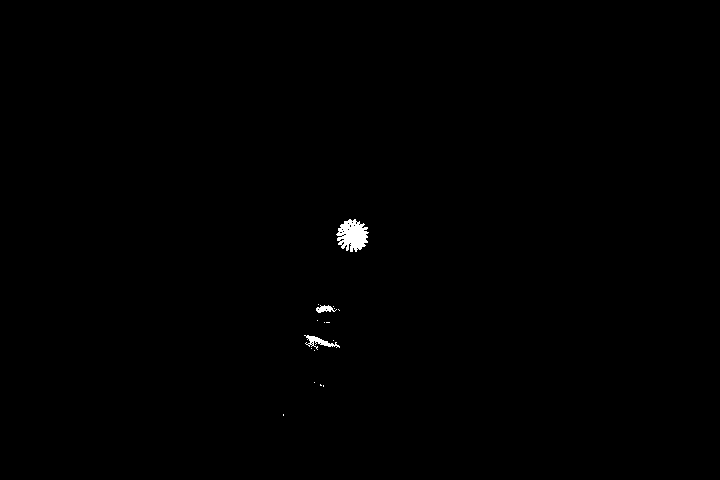
#> input picture Fourier/2021-06-07/regular/fft without overlap/diffSum.png, 720 x 480 px
$ python hoge.py
#> lines starting #> are read from the running program, lines starting #| are printed output that depends on the picture; after the words box and inside, x2 and y2 are one past the last pixel; in counts of white or black regions, pixels touching at a corner belong together
import cv2
import numpy as np

img0 = cv2.imread('./diffSum.png', cv2.IMREAD_GRAYSCALE)
#> img0: shape (480, 720); 0.29% white; 17 white regions (14 under 20 px), largest, box (x1, y1, x2, y2) and area: (336, 219, 369, 252) 715, (304, 335, 340, 350) 181, (316, 305, 337, 313) 93
img1 = cv2.imread('./hanning.png', cv2.IMREAD_GRAYSCALE)
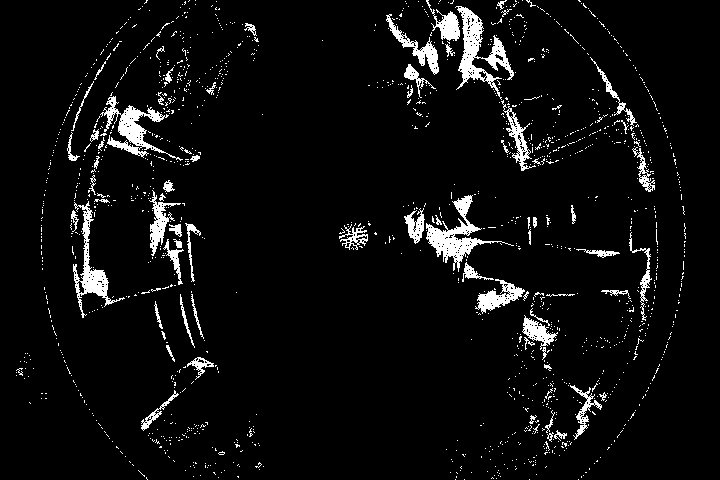
#> input picture Fourier/2021-06-07/regular/fft without overlap/hanning.png, 720 x 480 px
#> img1: shape (480, 720); 5.3% white; 1431 white regions (1359 under 20 px), largest, box (x1, y1, x2, y2) and area: (455, 6, 514, 100) 1713, (426, 195, 514, 272) 1575, (100, 96, 183, 161) 1444
img = np.zeros((480, 720), dtype=np.uint8)

for i in range(480):
  for j in range(720):
    if img0[i][j] == 255 and img1[i][j] == 255:
      img[i][j] = 255
    else:
      img[i][j] = 0
img = cv2.medianBlur(img, ksize=7)
cv2.imwrite('sample.png', img)
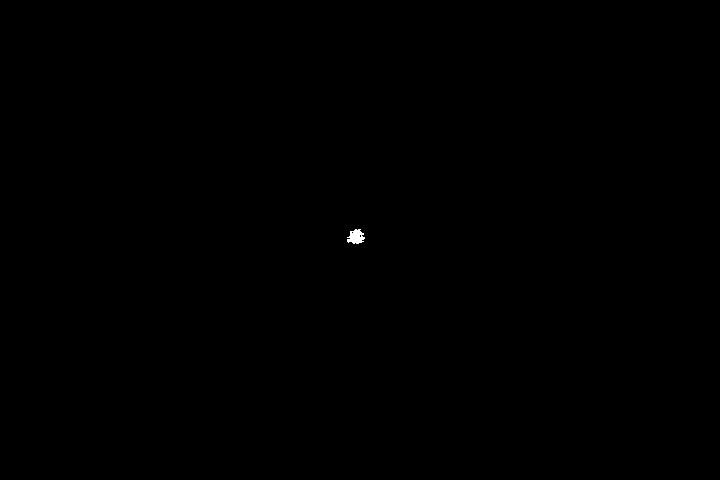
#> saved as sample.png: shape (480, 720); 0.05% white; 1 white region, box (x1, y1, x2, y2) and area: (347, 229, 365, 244) 183
